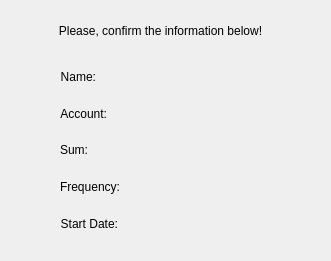
<?xml version="1.0" encoding="UTF-8"?>
<ui version="4.0">
 <class>Summary</class>
 <widget class="QWidget" name="Summary">
  <property name="geometry">
   <rect>
    <x>0</x>
    <y>0</y>
    <width>331</width>
    <height>261</height>
   </rect>
  </property>
  <property name="windowTitle">
   <string>Form</string>
  </property>
  <widget class="QWidget" name="formLayoutWidget_2">
   <property name="geometry">
    <rect>
     <x>60</x>
     <y>70</y>
     <width>231</width>
     <height>161</height>
    </rect>
   </property>
   <layout class="QFormLayout" name="formLayout_2">
    <property name="fieldGrowthPolicy">
     <enum>QFormLayout::AllNonFixedFieldsGrow</enum>
    </property>
    <item row="0" column="0">
     <widget class="QLabel" name="label">
      <property name="text">
       <string>Name:</string>
      </property>
      <property name="alignment">
       <set>Qt::AlignRight|Qt::AlignTrailing|Qt::AlignVCenter</set>
      </property>
     </widget>
    </item>
    <item row="1" column="0">
     <spacer name="verticalSpacer">
      <property name="orientation">
       <enum>Qt::Vertical</enum>
      </property>
      <property name="sizeHint" stdset="0">
       <size>
        <width>20</width>
        <height>40</height>
       </size>
      </property>
     </spacer>
    </item>
    <item row="2" column="0">
     <widget class="QLabel" name="label_2">
      <property name="text">
       <string>Account:</string>
      </property>
      <property name="alignment">
       <set>Qt::AlignRight|Qt::AlignTrailing|Qt::AlignVCenter</set>
      </property>
     </widget>
    </item>
    <item row="3" column="0">
     <spacer name="verticalSpacer_2">
      <property name="orientation">
       <enum>Qt::Vertical</enum>
      </property>
      <property name="sizeHint" stdset="0">
       <size>
        <width>20</width>
        <height>40</height>
       </size>
      </property>
     </spacer>
    </item>
    <item row="4" column="0">
     <widget class="QLabel" name="label_3">
      <property name="text">
       <string>Sum:</string>
      </property>
      <property name="alignment">
       <set>Qt::AlignRight|Qt::AlignTrailing|Qt::AlignVCenter</set>
      </property>
     </widget>
    </item>
    <item row="5" column="0">
     <spacer name="verticalSpacer_3">
      <property name="orientation">
       <enum>Qt::Vertical</enum>
      </property>
      <property name="sizeHint" stdset="0">
       <size>
        <width>20</width>
        <height>40</height>
       </size>
      </property>
     </spacer>
    </item>
    <item row="6" column="0">
     <widget class="QLabel" name="label_7">
      <property name="text">
       <string>Frequency:</string>
      </property>
      <property name="alignment">
       <set>Qt::AlignRight|Qt::AlignTrailing|Qt::AlignVCenter</set>
      </property>
     </widget>
    </item>
    <item row="7" column="0">
     <spacer name="verticalSpacer_4">
      <property name="orientation">
       <enum>Qt::Vertical</enum>
      </property>
      <property name="sizeHint" stdset="0">
       <size>
        <width>20</width>
        <height>40</height>
       </size>
      </property>
     </spacer>
    </item>
    <item row="8" column="0">
     <widget class="QLabel" name="label_9">
      <property name="text">
       <string>Start Date:</string>
      </property>
      <property name="alignment">
       <set>Qt::AlignRight|Qt::AlignTrailing|Qt::AlignVCenter</set>
      </property>
     </widget>
    </item>
    <item row="0" column="1">
     <widget class="QLabel" name="nameConfLabel">
      <property name="text">
       <string>&lt;Name&gt;</string>
      </property>
     </widget>
    </item>
    <item row="2" column="1">
     <widget class="QLabel" name="accountConfLabel">
      <property name="text">
       <string>&lt;Account&gt;</string>
      </property>
     </widget>
    </item>
    <item row="4" column="1">
     <widget class="QLabel" name="sumConfLabel">
      <property name="text">
       <string>&lt;Sum&gt;</string>
      </property>
     </widget>
    </item>
    <item row="6" column="1">
     <widget class="QLabel" name="freqConfLabel">
      <property name="text">
       <string>&lt;Frequency&gt;</string>
      </property>
     </widget>
    </item>
    <item row="8" column="1">
     <widget class="QLabel" name="startDateConfLabel">
      <property name="text">
       <string>&lt;Start Date&gt;</string>
      </property>
     </widget>
    </item>
   </layout>
  </widget>
  <widget class="QLabel" name="label_11">
   <property name="geometry">
    <rect>
     <x>0</x>
     <y>10</y>
     <width>321</width>
     <height>41</height>
    </rect>
   </property>
   <property name="text">
    <string>Please, confirm the information below!</string>
   </property>
   <property name="alignment">
    <set>Qt::AlignCenter</set>
   </property>
  </widget>
 </widget>
 <resources/>
 <connections/>
</ui>
